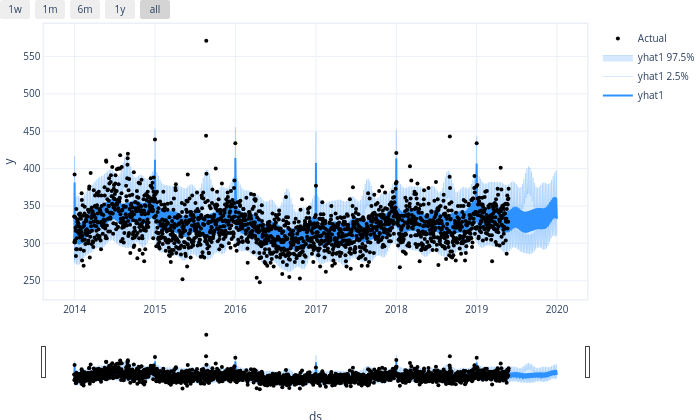

The notebook cell this image was saved under:
### Markdown cell above
### We can now predict any of the regions with a single model!

For example:

### Code cell
m2.plot(forecast[forecast["ID"] == "Dorset"])

### Figure 1 — Plotly figure (JSON) as saved in the notebook; plotly's stock layout.template omitted (floating-point values rounded to 4 significant figures; data arrays with more than 128 entries replaced by an {"elided": "..."} marker saying what was removed)
{"data": [{"fill": "none", "line": {"color": "rgba(45, 146, 255, 1.0)", "width": 2}, "mode": "lines", "name": "yhat1", "type": "scatter", "x": {"elided": "2193 str values"}, "y": {"elided": "2193 float values"}}, {"fillcolor": "rgba(45, 146, 255, 0.2)", "line": {"color": "rgba(45, 146, 255, 0.2)", "width": 1}, "mode": "lines", "name": "yhat1 2.5%", "type": "scatter", "x": {"elided": "2193 str values"}, "y": {"elided": "2193 float values"}}, {"fill": "tonexty", "fillcolor": "rgba(45, 146, 255, 0.2)", "line": {"color": "rgba(45, 146, 255, 0.2)", "width": 1}, "mode": "lines", "name": "yhat1 97.5%", "type": "scatter", "x": {"elided": "2193 str values"}, "y": {"elided": "2193 float values"}}, {"marker": {"color": "black", "size": 4}, "mode": "markers", "name": "Actual", "type": "scatter", "x": {"elided": "2193 str values"}, "y": {"elided": "2193 float values"}}], "layout": {"autosize": true, "font": {"size": 10}, "height": 420, "hovermode": "x unified", "margin": {"b": 0, "l": 0, "pad": 0, "r": 10, "t": 10}, "showlegend": true, "title": {"font": {"size": 12}}, "width": 700, "xaxis": {"linewidth": 1.5, "mirror": true, "rangeselector": {"buttons": [{"count": 7, "label": "1w", "step": "day", "stepmode": "backward"}, {"count": 1, "label": "1m", "step": "month", "stepmode": "backward"}, {"count": 6, "label": "6m", "step": "month", "stepmode": "backward"}, {"count": 1, "label": "1y", "step": "year", "stepmode": "backward"}, {"step": "all"}]}, "rangeslider": {"visible": true}, "showline": true, "title": {"text": "ds"}, "type": "date"}, "yaxis": {"linewidth": 1.5, "mirror": true, "showline": true, "title": {"text": "y"}}}}
